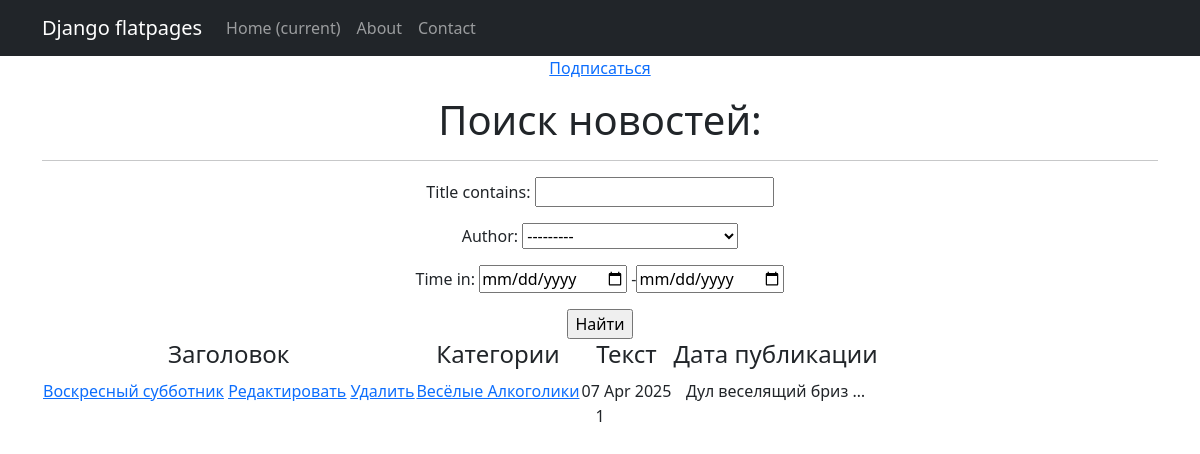
/categories/3/ (signed in), run on the app's committed database.
### simpleapp/models.py (models this page shows, shortened)
class Post(models.Model):
    news = 'N'
    article = 'A'
    options = [
        (news, 'Новости'),
        (article, 'Статья')
    ]
    author = models.ForeignKey(Author, on_delete=models.CASCADE)
    type_post = models.CharField(max_length=1, choices=options, default=news)
    time_in = models.DateTimeField(auto_now_add=True)
    category = models.ManyToManyField(Category, through='PostCategory')
    title = models.CharField(max_length=255)
    text = models.TextField()
    rating = models.IntegerField(default=0)

class Category(models.Model):
    name = models.CharField(max_length=100, unique = True)
    subscribers = models.ManyToManyField(User, blank=True, related_name='categories')
    def __str__(self):
        return self.name

### simpleapp/views.py (the view)
# urls.py: path('categories/<int:pk>/', CategoryListView.as_view(), name='category_list'),
class CategoryListView(NewsSearch):
    model = Post
    template_name = 'news/category_list.html'
    context_object_name = 'category_news_list'
    def get_queryset(self):
        self.category = get_object_or_404(Category, id=self.kwargs['pk'])
        queryset = Post.objects.filter(category=self.category).order_by('-time_in')
        return queryset
    def get_context_data(self, **kwargs):
        context = super().get_context_data(**kwargs)
        context['is_not_subscriber'] = self.request.user not in self.category.subscribers.all()
        context['category'] = self.category
        return context

### simpleapp/models.py (called while the page is built)
    def __str__(self):
        return self.user.username

### simpleapp/templatetags/replace_filter.py (called while the page is built)
@register.filter()
def censor(value):
    for word in censor_list:
        value = value.replace(word[1:], '*' * len(word[1:]))
    return value

### simpleapp/views.py (called while the page is built)
    def get_context_data(self, **kwargs):
        context = super().get_context_data(**kwargs)
        context['filter'] = PostFilter(self.request.GET, queryset=self.get_queryset())
        context['is_not_authors'] = not self.request.user.groups.filter(name = 'authors').exists()
        return context

### templates/news/category_list.html (shortened to what this page needs)
{% extends 'flatpages/default.html' %}
{% load custom_tags %}
{% load replace_filter %}
{% block content %}
    {% if is_not_subscriber %}
       <p class="text-center"><a href="{% url 'subscribe' category.id %}" class="btn-secondary btn-sm">Подписаться</a></p>
    {% endif %}
    <h1>Поиск новостей:</h1>
    <hr>
    {% if category_news_list %}
        <form action="" method="get">
            {{ filter.form.as_p }}
    <input type="submit" value="Найти" />
   </form>
       <table>
           <tr>
               <td><h4>Заголовок</h4></td>
               <td><h4>Категории</h4></td>
               <td><h4>Текст</h4></td>
               <td><h4>Дата публикации</h4></td>
           </tr>
         {% for post in category_news_list %}
           <tr>
                  <td>
                       <a href="{% url 'post_detail' post.id %}">{{ post.title | censor }}</a>
                       <a href="{% url 'news_update' post.id %}"><u>Редактировать</u></a>
                       <a href="{% url 'news_delete' post.id %}"><u>Удалить</u></a>
                  </td>
                   <td>
                       {% for category in post.category.all %}
                           <a href="{% url 'category_list' category.id %}">{{ category }}</a>
                       {% endfor %}
                   </td>
               <td>{{ post.time_in|date:'d M Y'}}</td>
               <td>{{ post.text|censor|truncatechars:20 }}</td>
           </tr>
           {% endfor %}
       </table>
   {% else %}
       <h2>Не найдено!</h2>
   {% endif %}
   {{ page_obj.number }}
{% endblock content %}

### data on the page
Post: title|censor "Воскресный субботник", time_in "07 Apr 2025", text|censor "Дул веселящий бриз …"
Category: name "Весёлые Алкоголики"

### other printed values
{{ page_obj.number }} "1"
